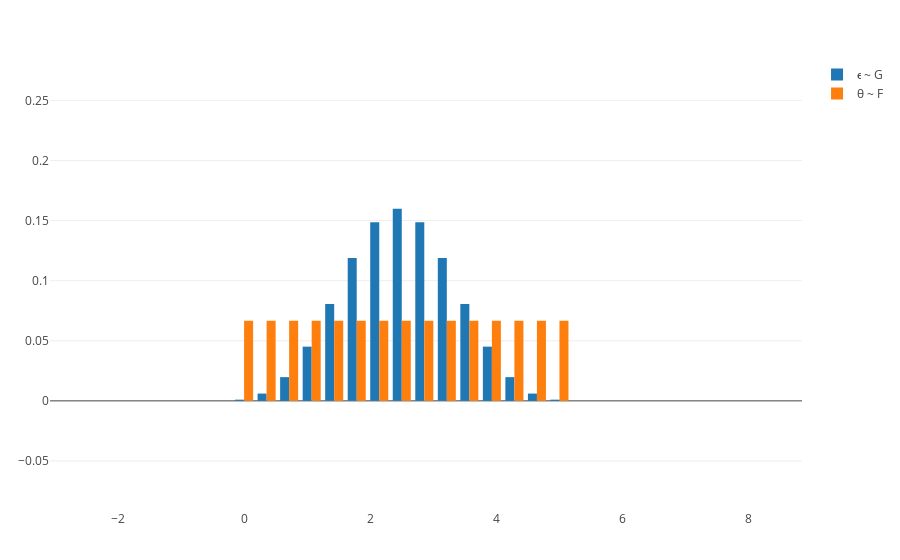

The cell this chart's notebook holds for it:
### Code cell
m = NealDSDC(N=15);
plot_distributions(m)

### Figure 1 — Plotly figure (JSON) as saved in the notebook; plotly's stock layout.template omitted (floating-point values rounded to 4 significant figures)
{"data": [{"name": "ϵ ~ G", "type": "bar", "x": [0, 0.3571, 0.7143, 1.071, 1.429, 1.786, 2.143, 2.5, 2.857, 3.214, 3.571, 3.929, 4.286, 4.643, 5], "y": [0.000998, 0.006075, 0.01974, 0.04513, 0.08067, 0.1189, 0.1486, 0.1598, 0.1486, 0.1189, 0.08067, 0.04513, 0.01974, 0.006075, 0.000998]}, {"name": "θ ~ F", "type": "bar", "x": [0, 0.3571, 0.7143, 1.071, 1.429, 1.786, 2.143, 2.5, 2.857, 3.214, 3.571, 3.929, 4.286, 4.643, 5], "y": [0.06667, 0.06667, 0.06667, 0.06667, 0.06667, 0.06667, 0.06667, 0.06667, 0.06667, 0.06667, 0.06667, 0.06667, 0.06667, 0.06667, 0.06667]}], "layout": {"autosize": true, "margin": {"b": 50, "l": 50, "r": 50, "t": 60}, "xaxis": {"autorange": false, "range": [-3.077, 8.845], "type": "linear"}, "yaxis": {"autorange": false, "range": [-0.09081, 0.2836], "type": "linear"}}}
